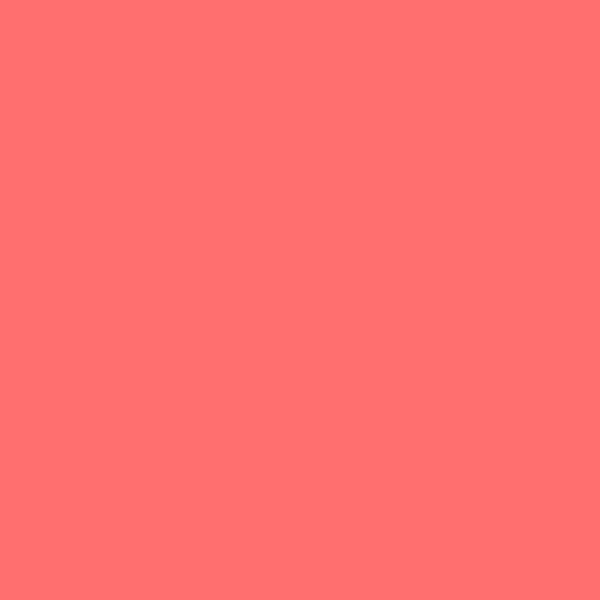
Frame 1 (no input)
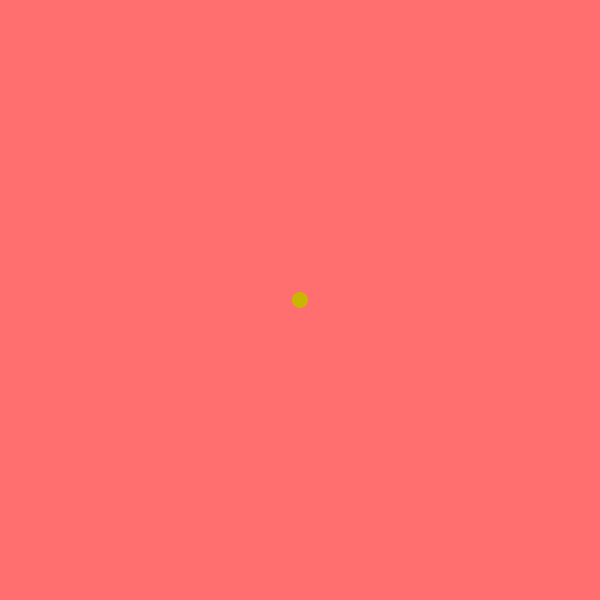
Frame 60 (the mouse pressed at the canvas centre just before this capture)
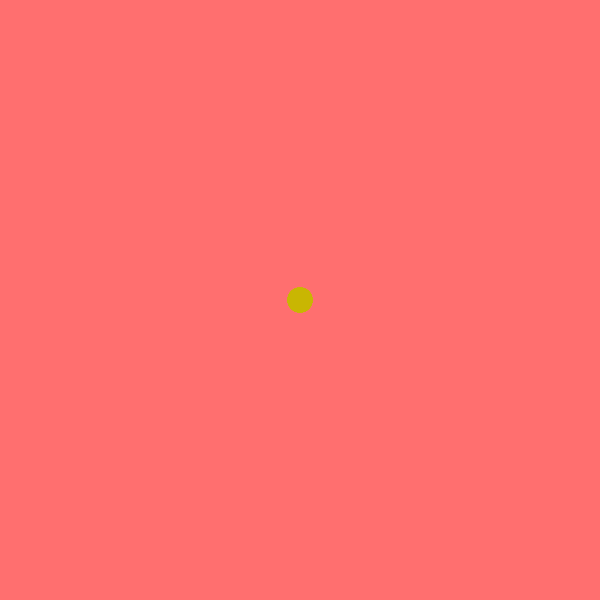
Frame 120 (the mouse held since frame 60 and released just before this capture)

The Processing sketch that drew these frames (run headless with seeded random() and noise(); from frame 60 on, the mouse is pressed at the canvas centre):

// Processing sketch: processing_115935
// ── processing_115935.pde

int s;
int lastSecond;
int lastMinute;

int numCircle = 0;

void setup()
{
  size(600, 600);
  background(255, 111, 111); 
}
 
//this function is called 60 times per second
void draw()
{

  s = second();
  noStroke();
 
 if(minute() != lastMinute)
 {
 lastMinute = minute();
 numCircle++;
 
 if(numCircle >= 6)
   numCircle = 0;
 
 }
 
  //if the second was updated then do something once
 if (s != lastSecond)
 
  {

if(numCircle == 1)
{
  ellipse(300, 300, s*10-5, s*10-5);
  fill(201,182,2);
}

if(numCircle == 2)
{
  ellipse(300, 300, s*10-15, s*10-15);
  fill(253, 234, 255);
}

if(numCircle == 3)
{
  ellipse(300, 300, s*10-25, s*10-25);
  fill(196,220,240);
}

if(numCircle ==4)
{
  ellipse(300, 300, s*10-35, s*10-35);
  fill(255,148, 8);
}

if(numCircle == 5)
{
  ellipse(300, 300, s*10-45, s*10-45);
  fill(250, 238, 0);
}

  {



  }

  }
  
  }
